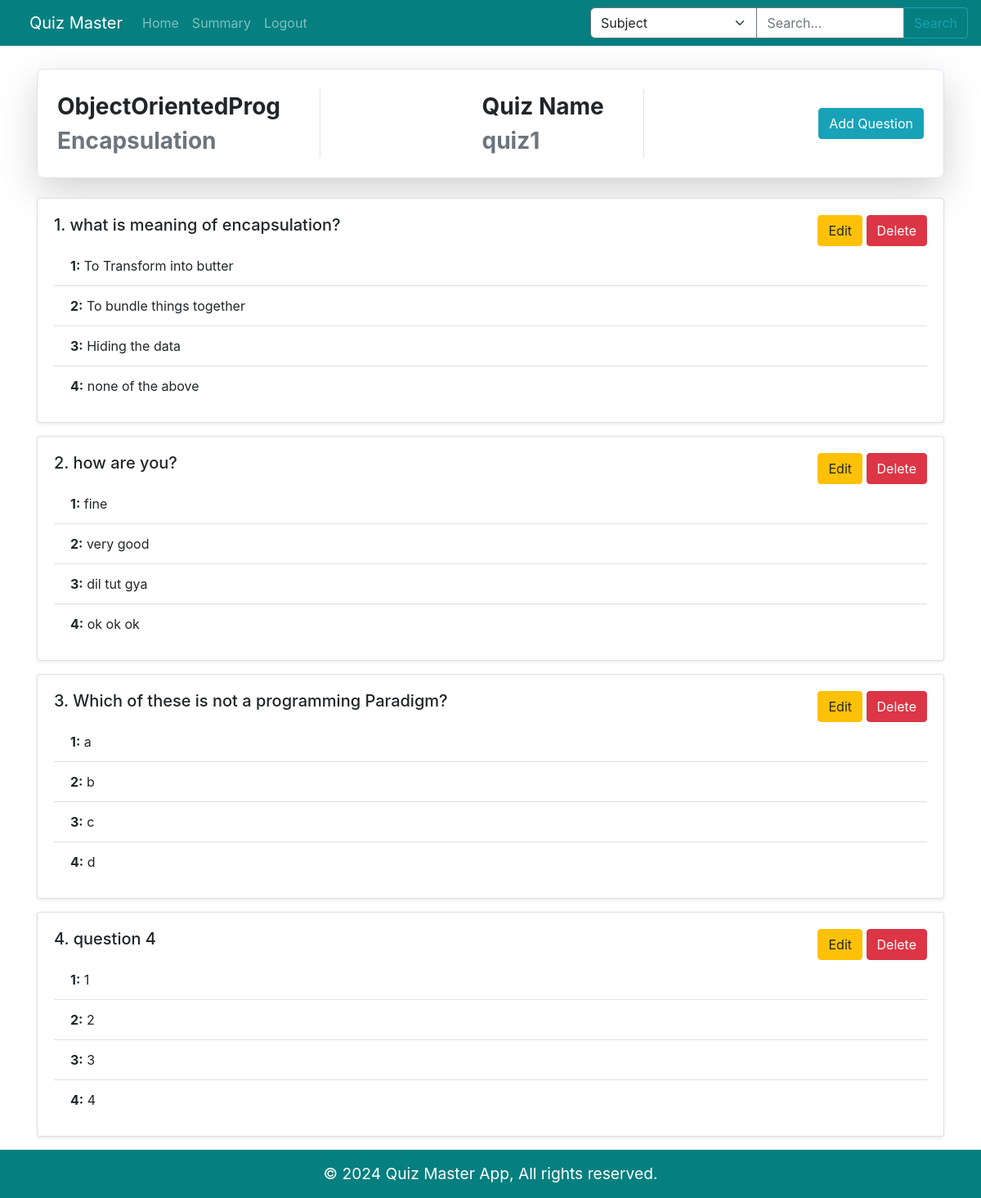
Screenshot of /questions/S983b7a61/Ca82f18ff/Qzc9cc6ed2 (signed in) with the database file from the repository.
### app/models.py (models this page shows)
class Subject(db.Model):
    __tablename__ = 'subject'
    sub_id = db.Column(db.String, primary_key=True, nullable=False)
    sub_name = db.Column(db.String, nullable=False)
    sub_desc = db.Column(db.String)
    chapters = db.relationship('Chapter', backref='subject', cascade='all, delete-orphan')
    questions = db.relationship('Question', backref='subject', cascade='all, delete-orphan')

class Chapter(db.Model):
    __tablename__ = 'chapter'
    chp_id = db.Column(db.String, primary_key=True, nullable=False)
    chp_name = db.Column(db.String, nullable=False)
    chp_desc = db.Column(db.String)
    sub_id = db.Column(db.String, db.ForeignKey('subject.sub_id'), nullable=False)
    quizzes = db.relationship('Quiz', backref='chapter', cascade='all, delete-orphan')
    questions = db.relationship('Question', backref='chapter', cascade='all, delete-orphan')

class Quiz(db.Model):
    __tablename__ = 'quiz'
    q_id = db.Column(db.String, primary_key=True, nullable=False)
    q_name = db.Column(db.String, nullable=False)
    chp_id = db.Column(db.String, db.ForeignKey('chapter.chp_id'), nullable=False)
    sub_id = db.Column(db.String, db.ForeignKey('subject.sub_id'), nullable=False)
    date_of_quiz = db.Column(db.Date)
    time_dur = db.Column(db.Time)
    scores = db.relationship('Score', backref='quiz', cascade='all, delete-orphan')

class Question(db.Model):
    __tablename__ = 'question'
    ques_id = db.Column(db.String, primary_key=True, nullable=False)
    sub_id = db.Column(db.String, db.ForeignKey('subject.sub_id'), nullable=False)
    chp_id = db.Column(db.String, db.ForeignKey('chapter.chp_id'), nullable=False)
    q_id = db.Column(db.String, db.ForeignKey('quiz.q_id'), nullable=False)
    statement = db.Column(db.Text, nullable=False)
    options = db.Column(db.JSON, nullable=False)
    answer = db.Column(db.String, nullable=False)

### app/routes.py (the view)
@main.route('/questions/<subject>/<chap>/<quiz>',methods=['GET','POST'])
@login_required
def questions(subject,chap,quiz):
    ques_list=Question.query.filter_by(q_id=quiz).all()
    sub=Subject.query.filter_by(sub_id=subject).first()
    chapter=Chapter.query.get(chap)
    quiz=Quiz.query.filter_by(q_id=quiz).first()
    if session.get('user_type') == 'admin':
        return render_template('question_list.html',questions=ques_list,sub=sub,chapter=chapter,quiz=quiz)
    else:
        return render_template('question_list_user.html',questions=ques_list,sub=sub,chapter=chapter,quiz=quiz)

### app/routes.py (called while the page is built)
def login_required(f):
    @wraps(f)
    def decorated_function(*args, **kwargs):
        if 'user_id' not in session:
            flash('Login to start !!','error')
            return redirect(url_for('main.login'))
        return f(*args, **kwargs)
    return decorated_function

### app/templates/question_list.html (shortened to what this page needs)
{% extends 'layout.html' %}
{% block content %}
<div class="d-flex justify-content-between align-items-center shadow-lg mt-4 rounded-3 p-4 border block1">
    <div class="fw-bold fs-3 border-end pe-5">
        {{ sub.sub_name }}
        <p class="text-muted mb-0">{{ chapter.chp_name }}</p>
    </div>
    <div class="border-end pe-5 fw-bold fs-3">
        Quiz Name
        <div class="text-muted">{{ quiz.q_name }}</div>
    </div>
    <button class="btn btn-info ms-3" data-toggle="modal" data-target="#addQuestion{{chapter.chp_id}}">Add Question</button>
</div>
<div class="mt-4">
    {% for ques in questions %}
    <div class="card mb-3 shadow-sm">
        <div class="card-body">
            <div class="d-flex justify-content-between">
                <h5 class="card-title">{{ loop.index }}. {{ ques.statement }}</h5>
                <div>
                    <a class="btn btn-warning" data-toggle="modal" data-target="#editQuestion{{ques.ques_id}}">Edit</a>
                    <a class="btn btn-danger" data-toggle="modal" data-target="#deleteQuestion{{ques.ques_id}}">Delete</a>
                </div>
            </div>
            <ul class="list-group list-group-flush">
                {% for key, value in ques.options.items() %}
                <li class="list-group-item"><strong>{{ key }}:</strong> {{ value }}</li>
                {% endfor %}
            </ul>
        </div>
    </div>
    {% endfor %}
</div>
{% endblock %}

### app/templates/layout.html (style rules this page uses)
body { display: flex; flex-direction: column; }

### rows the page displays
Subject: sub_name "ObjectOrientedProg"
Chapter: chp_name "Encapsulation"
Quiz: q_name "quiz1"
Question: statement "what is meaning of encapsulation?", options "1" "2" "3" "4", options "To Transform into butter" "To bundle things together" "Hiding the data" "none of the above"
Question: statement "how are you?", options "1" "2" "3" "4", options "fine" "very good" "dil tut gya" "ok ok ok"
Question: statement "Which of these is not a programming Paradigm?", options "1" "2" "3" "4", options "a" "b" "c" "d"
Question: statement "question 4", options "1" "2" "3" "4", options "1" "2" "3" "4"
